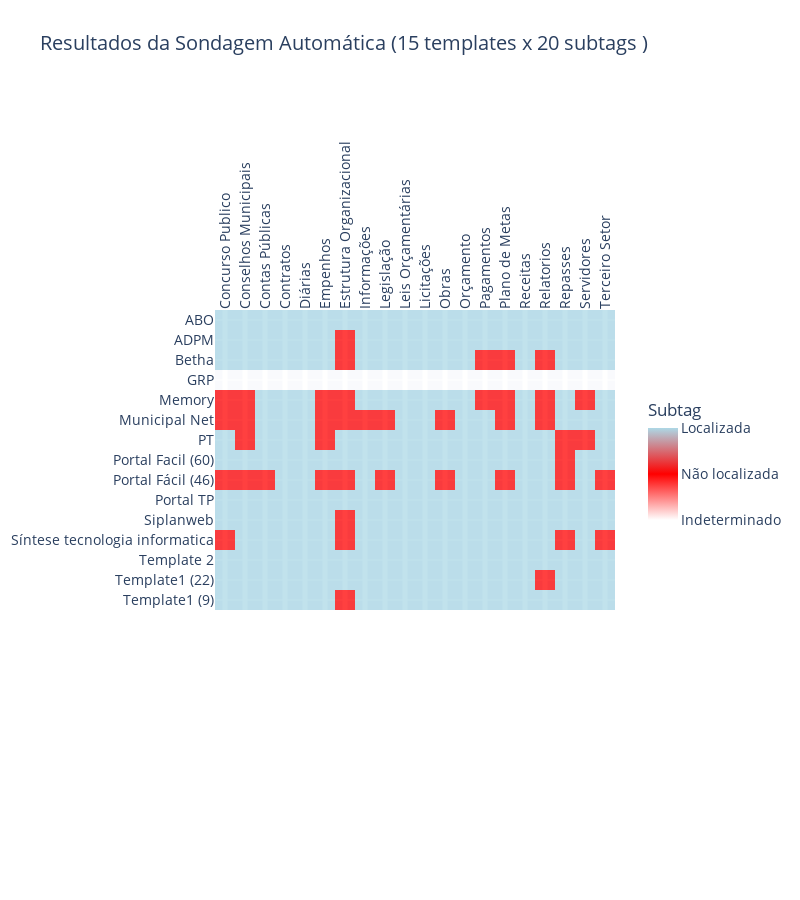

Notebook code for this chart:
### Code cell
#NOTE muitos erros no nome do portal 
s = pd.read_csv('data/resultados_templates.csv', index_col=0).astype(int)

# Correcao temporariamente necessaria 
# s = s.rename(index={
#     'Porta Fácil (60)': 'Portal Facil (60)',
#     'Porta Fácil (46)': 'Portal Fácil (46)',
#     'Template 1 (22)': 'Template1 (22)',
#     'Template 1 (9)': 'Template1 (9)',
#     'Portla TP': 'Portal TP',
#     'Sintese e Tecnologia':'Síntese tecnologia informatica',
# })
# s.loc['GRP'] = -1
# s.to_csv('data/resultados_templates.csv')

print(s.shape)

plot_pre_coleta(s, title='Resultados da Sondagem Automática (' + 
                str(s.shape[0]) + ' templates x ' + str(s.shape[1]) + ' subtags )')

# GRP, Memory, Template 1 (9), Portal facil (60) e Portal Facil (46)

### Figure 1 — Plotly figure (JSON) as saved in the notebook; plotly's stock layout.template omitted (floating-point values rounded to 4 significant figures; data arrays with more than 128 entries replaced by an {"elided": "..."} marker saying what was removed)
{"data": [{"coloraxis": "coloraxis", "hovertemplate": "x: %{x}<br>y: %{y}<br>color: %{z}<extra></extra>", "name": "0", "opacity": 0.75, "type": "heatmap", "x": ["Concurso Publico", "Conselhos Municipais", "Contas Públicas", "Contratos", "Diárias", "Empenhos", "Estrutura Organizacional", "Informações", "Legislação", "Leis Orçamentárias", "Licitações", "Obras", "Orçamento", "Pagamentos", "Plano de Metas", "Receitas", "Relatorios", "Repasses", "Servidores", "Terceiro Setor"], "xaxis": "x", "y": ["ABO", "ADPM", "Betha", "GRP", "Memory", "Municipal Net", "PT", "Portal Facil (60)", "Portal Fácil (46)", "Portal TP", "Siplanweb", "Síntese tecnologia informatica", "Template 2", "Template1 (22)", "Template1 (9)"], "yaxis": "y", "z": {"elided": "15x20 int values"}}], "layout": {"coloraxis": {"colorbar": {"len": 140, "lenmode": "pixels", "ticktext": ["Indeterminado", "Não localizada", "Localizada"], "tickvals": [-1, 0, 1], "title": {"text": "Subtag"}}, "colorscale": [[0, "white"], [0.5, "red"], [1, "lightblue"]]}, "font": {"size": 14}, "height": 900, "title": {"text": "Resultados da Sondagem Automática (15 templates x 20 subtags )"}, "width": 800, "xaxis": {"anchor": "y", "autorange": true, "constrain": "domain", "domain": [0.001247, 0.9988], "gridwidth": 5, "range": [-0.5, 19.5], "scaleanchor": "y", "showgrid": true, "side": "top", "tickangle": -90, "type": "category"}, "yaxis": {"anchor": "x", "autorange": true, "constrain": "domain", "domain": [0.2917, 0.7083], "range": [14.5, -0.5], "type": "category"}}}
